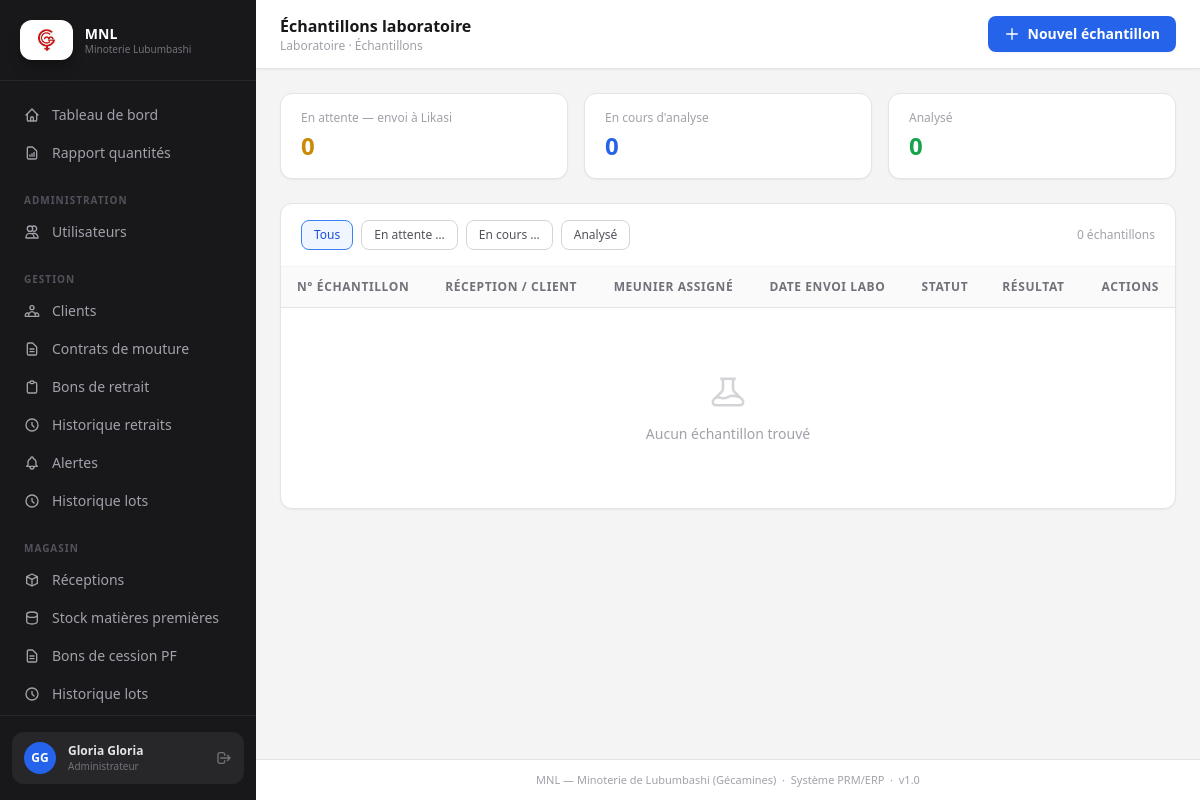
The page /laboratoire/echantillons/ (signed in) on the database its author committed.
### accounts/models.py (models this page shows, shortened)
class Utilisateur(AbstractUser):
    ROLES = [
        ('ADMIN',       'Administrateur'),
        ('COMPTABLE',   'Comptable'),
        ('MAGASINIER',  'Magasinier'),
        ('LABORANTIN',  'Laborantin'),
        ('MEUNIER',     'Meunier'),
        ('CLIENT',      'Client'),
    ]
    username   = None
    email      = models.EmailField(unique=True)
    nom        = models.CharField(max_length=100)
    prenom     = models.CharField(max_length=100)
    telephone  = models.CharField(max_length=20, blank=True)
    role       = models.CharField(max_length=20, choices=ROLES)
    actif      = models.BooleanField(default=True)
    profil_client = models.OneToOneField(
        'clients.Client', on_delete=models.SET_NULL,
        null=True, blank=True, related_name='compte_utilisateur',
        help_text="Fiche client liée (rôle Client uniquement)",
    )
    USERNAME_FIELD  = 'email'
    REQUIRED_FIELDS = ['nom', 'prenom', 'role']
    objects = UtilisateurManager()
    class Meta:
        verbose_name = 'Utilisateur'
        verbose_name_plural = 'Utilisateurs'
        ordering = ['nom', 'prenom']

### laboratoire/views.py (the view)
# urls.py: path('echantillons/',      views.ListeEchantillonsView.as_view(), name='echantillons_list'),
class ListeEchantillonsView(LoginRequiredMixin, View):
    def get(self, request):
        qs = Echantillon.objects.select_related(
            'reception__contrat__client', 'meunier'
        ).all()
        statut = request.GET.get('statut', '').strip()
        if statut:
            qs = qs.filter(statut=statut)
        paginator = Paginator(qs, 20)
        page_obj  = paginator.get_page(request.GET.get('page'))
        return render(request, 'laboratoire/echantillons/list.html', {
            'page_obj': page_obj,
            'statuts':  Echantillon.STATUTS,
        })

### core/context_processors.py (called while the page is built)
def alertes(request):
    if not request.user.is_authenticated:
        return {'alerte_count': 0, 'client_notification_count': 0}
    if request.user.role == 'CLIENT' and request.user.profil_client_id:
        count = NotificationClient.objects.filter(
            client=request.user.profil_client, lu=False,
        ).count()
        return {'alerte_count': count, 'client_notification_count': count}
    count = Alerte.objects.filter(destinataire=request.user, lu=False).count()
    return {'alerte_count': count, 'client_notification_count': 0}

### templates/laboratoire/echantillons/list.html (shortened to what this page needs)
{% extends 'base.html' %}
{% block page_title %}Échantillons laboratoire{% endblock %}
{% block breadcrumb %}<p class="text-xs text-zinc-400">Laboratoire · Échantillons</p>{% endblock %}
{% block topbar_actions %}
{% if user.role in 'ADMIN,MAGASINIER' %}
<a href="{% url 'laboratoire:echantillon_create' %}" class="btn-primary">
  <svg class="w-4 h-4" fill="none" viewBox="0 0 24 24" stroke="currentColor" stroke-width="2"><path stroke-linecap="round" stroke-linejoin="round" d="M12 4v16m8-8H4"/></svg>
  Nouvel échantillon
</a>
{% endif %}
{% endblock %}
{% block content %}
<div class="grid grid-cols-3 gap-4 mb-6">
  {% for val, label in statuts %}
  <a href="?statut={{ val }}" class="card px-5 py-4 hover:shadow-md transition-shadow
    {% if request.GET.statut == val %}ring-2 ring-blue-500{% endif %}">
    <p class="text-xs text-zinc-400 mb-1">{{ label }}</p>
    <p class="text-2xl font-bold
      {% if val == 'EN_ATTENTE' %}text-yellow-600
      {% elif val == 'EN_COURS' %}text-blue-600
      {% else %}text-green-600{% endif %}">
      {{ page_obj.paginator.object_list|length }}
    </p>
  </a>
  {% endfor %}
</div>
<div class="card overflow-hidden">
  <div class="px-5 py-4 border-b border-zinc-100 flex items-center justify-between">
    <div class="flex gap-2">
      <a href="{% url 'laboratoire:echantillons_list' %}"
        class="px-3 py-1.5 text-xs rounded-lg border transition-colors {% if not request.GET.statut %}border-blue-500 bg-blue-50 text-blue-700{% else %}border-zinc-300 text-zinc-600 hover:bg-zinc-50{% endif %}">
        Tous
      </a>
      {% for val, label in statuts %}
      <a href="?statut={{ val }}"
        class="px-3 py-1.5 text-xs rounded-lg border transition-colors {% if request.GET.statut == val %}border-blue-500 bg-blue-50 text-blue-700{% else %}border-zinc-300 text-zinc-600 hover:bg-zinc-50{% endif %}">
        {{ label|truncatewords:2 }}
      </a>
      {% endfor %}
    </div>
    <span class="text-xs text-zinc-400">{{ page_obj.paginator.count }} échantillon{{ page_obj.paginator.count|pluralize }}</span>
  </div>
  <div class="overflow-x-auto">
    <table class="w-full">
      <thead class="bg-zinc-50 border-b border-zinc-200">
        <tr>
          <th class="table-th">N° Échantillon</th>
          <th class="table-th">Réception / Client</th>
          <th class="table-th">Meunier assigné</th>
          <th class="table-th">Date envoi labo</th>
          <th class="table-th">Statut</th>
          <th class="table-th">Résultat</th>
          <th class="table-th text-right">Actions</th>
        </tr>
      </thead>
      <tbody class="divide-y divide-zinc-100">
        {% for e in page_obj %}
        <tr class="hover:bg-zinc-50 transition-colors">
          <td class="table-td">
            <span class="font-mono text-xs font-semibold text-zinc-800 bg-purple-50 text-purple-700 px-2 py-0.5 rounded">{{ e.numero_echantillon }}</span>
          </td>
          <td class="table-td">
            <p class="font-medium text-zinc-900">{{ e.reception.contrat.client }}</p>
            <p class="text-xs text-zinc-400 font-mono">{{ e.reception.numero_bon }}</p>
          </td>
          <td class="table-td text-zinc-600">{{ e.meunier.get_full_name }}</td>
          <td class="table-td text-zinc-500">{{ e.date_envoi_labo|date:"d/m/Y" }}</td>
          <td class="table-td">
            <span class="inline-flex items-center gap-1.5 text-xs font-medium px-2 py-0.5 rounded-full
              {% if e.statut == 'TESTE' %}bg-green-50 text-green-700
              {% elif e.statut == 'EN_COURS' %}bg-blue-50 text-blue-700
              {% else %}bg-yellow-50 text-yellow-700{% endif %}">
              <span class="w-1.5 h-1.5 rounded-full
                {% if e.statut == 'TESTE' %}bg-green-500
                {% elif e.statut == 'EN_COURS' %}bg-blue-500
                {% else %}bg-yellow-500{% endif %}"></span>
              {{ e.get_statut_display|truncatewords:2 }}
            </span>
          </td>
          <td class="table-td">
            {% if e.statut == 'TESTE' and e.resultat %}
              {% if e.resultat.conforme %}
              <span class="inline-flex items-center gap-1 text-xs font-semibold text-green-700 bg-green-50 px-2 py-0.5 rounded-full">
                <svg class="w-3 h-3" fill="currentColor" viewBox="0 0 20 20"><path fill-rule="evenodd" d="M10 18a8 8 0 100-16 8 8 0 000 16zm3.707-9.293a1 1 0 00-1.414-1.414L9 10.586 7.707 9.293a1 1 0 00-1.414 1.414l2 2a1 1 0 001.414 0l4-4z" clip-rule="evenodd"/></svg>
                Conforme
              </span>
              {% else %}
              <span class="inline-flex items-center gap-1 text-xs font-semibold text-red-700 bg-red-50 px-2 py-0.5 rounded-full">
                <svg class="w-3 h-3" fill="currentColor" viewBox="0 0 20 20"><path fill-rule="evenodd" d="M10 18a8 8 0 100-16 8 8 0 000 16zM8.707 7.293a1 1 0 00-1.414 1.414L8.586 10l-1.293 1.293a1 1 0 101.414 1.414L10 11.414l1.293 1.293a1 1 0 001.414-1.414L11.414 10l1.293-1.293a1 1 0 00-1.414-1.414L10 8.586 8.707 7.293z" clip-rule="evenodd"/></svg>
                Non conforme
              </span>
              {% endif %}
            {% elif e.statut != 'TESTE' and user.role in 'ADMIN,LABORANTIN' %}
              <a href="{% url 'laboratoire:resultat_create' %}" class="text-xs text-blue-600 hover:underline">Encoder →</a>
            {% else %}
              <span class="text-xs text-zinc-400">—</span>
            {% endif %}
          </td>
          <td class="table-td text-right text-xs text-zinc-400">
            {{ e.date_creation|date:"d/m/Y" }}
          </td>
        </tr>
        {% empty %}
        <tr>
          <td colspan="7" class="py-16 text-center">
            <p class="text-sm text-zinc-400">Aucun échantillon trouvé</p>
          </td>
        </tr>
        {% endfor %}
      </tbody>
    </table>
  </div>
</div>
{% endblock %}

### templates/base.html (shortened to what this page needs)
<!DOCTYPE html>
<html lang="fr" class="h-full">
<head>
  {% load static %}
  <script src="https://cdn.tailwindcss.com"></script>
</head>
<body class="h-full flex bg-zinc-100">
<aside class="w-64 shrink-0 flex flex-col bg-zinc-900 h-screen sticky top-0">
  <div class="flex items-center gap-3 px-5 py-5 border-b border-zinc-800">
    <div class="h-10 px-2 rounded-xl bg-white flex items-center justify-center shrink-0 shadow-lg shadow-black/20">
      <img src="{% static 'images/logo-mnl.png' %}" alt="Logo MNL — Gécamines" class="h-7 w-auto object-contain">
    </div>
    <div>
      <p class="text-sm font-bold text-white leading-tight">MNL</p>
      <p class="text-[10px] text-zinc-500 leading-tight">Minoterie Lubumbashi</p>
    </div>
  </div>
  <nav class="flex-1 px-3 py-4 overflow-y-auto space-y-0.5">
    {% with path=request.path %}
    <a href="{% url 'core:dashboard' %}" class="nav-link {% if '/dashboard/' in path %}active{% endif %}">
      <svg class="w-4 h-4 shrink-0" fill="none" viewBox="0 0 24 24" stroke="currentColor" stroke-width="2">
        <path stroke-linecap="round" stroke-linejoin="round" d="M3 12l2-2m0 0l7-7 7 7M5 10v10a1 1 0 001 1h3m10-11l2 2m-2-2v10a1 1 0 01-1 1h-3m-6 0a1 1 0 001-1v-4a1 1 0 011-1h2a1 1 0 011 1v4a1 1 0 001 1m-6 0h6"/>
      </svg>
      Tableau de bord
    </a>
    {% if user.role in 'ADMIN,COMPTABLE' %}
    <a href="{% url 'core:rapport' %}" class="nav-link {% if '/rapport/' in path %}active{% endif %}">
      <svg class="w-4 h-4 shrink-0" fill="none" viewBox="0 0 24 24" stroke="currentColor" stroke-width="2">
        <path stroke-linecap="round" stroke-linejoin="round" d="M9 17v-2m3 2v-4m3 4v-6m2 10H7a2 2 0 01-2-2V5a2 2 0 012-2h5.586a1 1 0 01.707.293l5.414 5.414a1 1 0 01.293.707V19a2 2 0 01-2 2z"/>
      </svg>
      Rapport quantités
    </a>
    {% endif %}
    {% if user.role == 'ADMIN' %}
    <p class="nav-section">Administration</p>
    <a href="{% url 'accounts:users_list' %}" class="nav-link {% if '/accounts/users' in path %}active{% endif %}">
      <svg class="w-4 h-4 shrink-0" fill="none" viewBox="0 0 24 24" stroke="currentColor" stroke-width="2">
        <path stroke-linecap="round" stroke-linejoin="round" d="M12 4.354a4 4 0 110 5.292M15 21H3v-1a6 6 0 0112 0v1zm0 0h6v-1a6 6 0 00-9-5.197M13 7a4 4 0 11-8 0 4 4 0 018 0z"/>
      </svg>
      Utilisateurs
    </a>
    {% endif %}
    {% if user.role in 'ADMIN,COMPTABLE' %}
    <p class="nav-section">Gestion</p>
    <a href="{% url 'clients:list' %}" class="nav-link {% if '/clients/' in path %}active{% endif %}">
      Clients
    </a>
    <a href="{% url 'contrats:list' %}" class="nav-link {% if '/contrats/' in path %}active{% endif %}">
      <svg class="w-4 h-4 shrink-0" fill="none" viewBox="0 0 24 24" stroke="currentColor" stroke-width="2">
        <path stroke-linecap="round" stroke-linejoin="round" d="M9 12h6m-6 4h6m2 5H7a2 2 0 01-2-2V5a2 2 0 012-2h5.586a1 1 0 01.707.293l5.414 5.414a1 1 0 01.293.707V19a2 2 0 01-2 2z"/>
      </svg>
      Contrats de mouture
    </a>
    <a href="{% url 'facturation:bons_list' %}" class="nav-link {% if '/facturation/bons' in path %}active{% endif %}">
      <svg class="w-4 h-4 shrink-0" fill="none" viewBox="0 0 24 24" stroke="currentColor" stroke-width="2">
        <path stroke-linecap="round" stroke-linejoin="round" d="M9 5H7a2 2 0 00-2 2v12a2 2 0 002 2h10a2 2 0 002-2V7a2 2 0 00-2-2h-2M9 5a2 2 0 002 2h2a2 2 0 002-2M9 5a2 2 0 012-2h2a2 2 0 012 2"/>
      </svg>
      Bons de retrait
    </a>
    <a href="{% url 'facturation:mes_retraits' %}" class="nav-link {% if '/facturation/mes-retraits' in path %}active{% endif %}">
      <svg class="w-4 h-4 shrink-0" fill="none" viewBox="0 0 24 24" stroke="currentColor" stroke-width="2">
        <path stroke-linecap="round" stroke-linejoin="round" d="M12 8v4l3 3m6-3a9 9 0 11-18 0 9 9 0 0118 0z"/>
      </svg>
      Historique retraits
    </a>
    <a href="{% url 'facturation:alertes' %}" class="nav-link {% if '/facturation/alertes' in path %}active{% endif %}">
      Alertes
    </a>
    <a href="{% url 'production:lots_list' %}" class="nav-link {% if '/production/lots' in path %}active{% endif %}">
      <svg class="w-4 h-4 shrink-0" fill="none" viewBox="0 0 24 24" stroke="currentColor" stroke-width="2">
        <path stroke-linecap="round" stroke-linejoin="round" d="M12 8v4l3 3m6-3a9 9 0 11-18 0 9 9 0 0118 0z"/>
      </svg>
      Historique lots
    </a>
    {% endif %}
    {% if user.role in 'ADMIN,MAGASINIER' %}
    <p class="nav-section">Magasin</p>
    <a href="{% url 'magasin:receptions_list' %}" class="nav-link {% if '/magasin/receptions' in path %}active{% endif %}">
      <svg class="w-4 h-4 shrink-0" fill="none" viewBox="0 0 24 24" stroke="currentColor" stroke-width="2">
        <path stroke-linecap="round" stroke-linejoin="round" d="M20 7l-8-4-8 4m16 0l-8 4m8-4v10l-8 4m0-10L4 7m8 4v10M4 7v10l8 4"/>
      </svg>
      Réceptions
    </a>
    <a href="{% url 'magasin:stock' %}" class="nav-link {% if '/magasin/stock' in path %}active{% endif %}">
      <svg class="w-4 h-4 shrink-0" fill="none" viewBox="0 0 24 24" stroke="currentColor" stroke-width="2">
        <path stroke-linecap="round" stroke-linejoin="round" d="M4 7v10c0 2.21 3.582 4 8 4s8-1.79 8-4V7M4 7c0 2.21 3.582 4 8 4s8-1.79 8-4M4 7c0-2.21 3.582-4 8-4s8 1.79 8 4"/>
      </svg>
      Stock matières premières
    </a>
    <a href="{% url 'magasin:bons_cession_list' %}" class="nav-link {% if '/magasin/bons-cession' in path %}active{% endif %}">
      <svg class="w-4 h-4 shrink-0" fill="none" viewBox="0 0 24 24" stroke="currentColor" stroke-width="2">
        <path stroke-linecap="round" stroke-linejoin="round" d="M9 12h6m-6 4h6m2 5H7a2 2 0 01-2-2V5a2 2 0 012-2h5.586a1 1 0 01.707.293l5.414 5.414a1 1 0 01.293.707V19a2 2 0 01-2 2z"/>
      </svg>
      Bons de cession PF
    </a>
    <a href="{% url 'production:lots_list' %}" class="nav-link {% if '/production/lots' in path %}active{% endif %}">
      <svg class="w-4 h-4 shrink-0" fill="none" viewBox="0 0 24 24" stroke="currentColor" stroke-width="2">
        <path stroke-linecap="round" stroke-linejoin="round" d="M12 8v4l3 3m6-3a9 9 0 11-18 0 9 9 0 0118 0z"/>
      </svg>
      Historique lots
    </a>
    <a href="{% url 'facturation:alertes' %}" class="nav-link {% if '/facturation/alertes' in path %}active{% endif %}">
    </a>
    {% endif %}
    {% endwith %}
  </nav>
  <div class="px-3 py-4 border-t border-zinc-800">
    <div class="flex items-center gap-3 px-3 py-2.5 rounded-xl bg-zinc-800">
      <div class="w-8 h-8 rounded-full bg-blue-600 flex items-center justify-center shrink-0">
        <span class="text-xs font-bold text-white">{{ user.prenom.0|upper }}{{ user.nom.0|upper }}</span>
      </div>
      <div class="min-w-0 flex-1">
        <p class="text-xs font-semibold text-zinc-200 truncate">{{ user.prenom }} {{ user.nom }}</p>
        <p class="text-[10px] text-zinc-500 truncate">{{ user.get_role_display }}</p>
      </div>
      <a href="{% url 'accounts:logout' %}" title="Déconnexion" class="text-zinc-500 hover:text-red-400 transition-colors">
        <svg class="w-4 h-4" fill="none" viewBox="0 0 24 24" stroke="currentColor" stroke-width="2">
          <path stroke-linecap="round" stroke-linejoin="round" d="M17 16l4-4m0 0l-4-4m4 4H7m6 4v1a3 3 0 01-3 3H6a3 3 0 01-3-3V7a3 3 0 013-3h4a3 3 0 013 3v1"/>
        </svg>
      </a>
    </div>
  </div>
</aside>
<div class="flex-1 flex flex-col min-h-screen overflow-x-hidden">
  <header class="sticky top-0 z-10 bg-white border-b border-zinc-200 px-6 py-3.5 flex items-center justify-between shadow-sm">
    <div>
      <h1 class="text-base font-semibold text-zinc-900">{% block page_title %}{% endblock %}</h1>
      {% block breadcrumb %}{% endblock %}
    </div>
    <div class="flex items-center gap-2">
      {% block topbar_actions %}{% endblock %}
    </div>
  </header>
  <main class="flex-1 px-6 py-6">
    {% block content %}{% endblock %}
  </main>
  <footer class="px-6 py-3 border-t border-zinc-200 text-[11px] text-zinc-400 text-center bg-white">
    MNL — Minoterie de Lubumbashi (Gécamines) &nbsp;·&nbsp; Système PRM/ERP &nbsp;·&nbsp; v1.0
  </footer>
</div>
</body>
</html>

### rows shown on the page
Utilisateur: prenom.0 "G", nom.0 "G", prenom "Gloria", nom "Gloria", role "Administrateur"

### other values the page prints
{{ label }} "En attente — envoi à Likasi" "En cours d'analyse" "Analysé"
{{ page_obj.paginator.object_list|length }} "0" "0" "0"
{{ label|truncatewords:2 }} "En attente …" "En cours …" "Analysé"
{{ page_obj.paginator.count }} "0"
